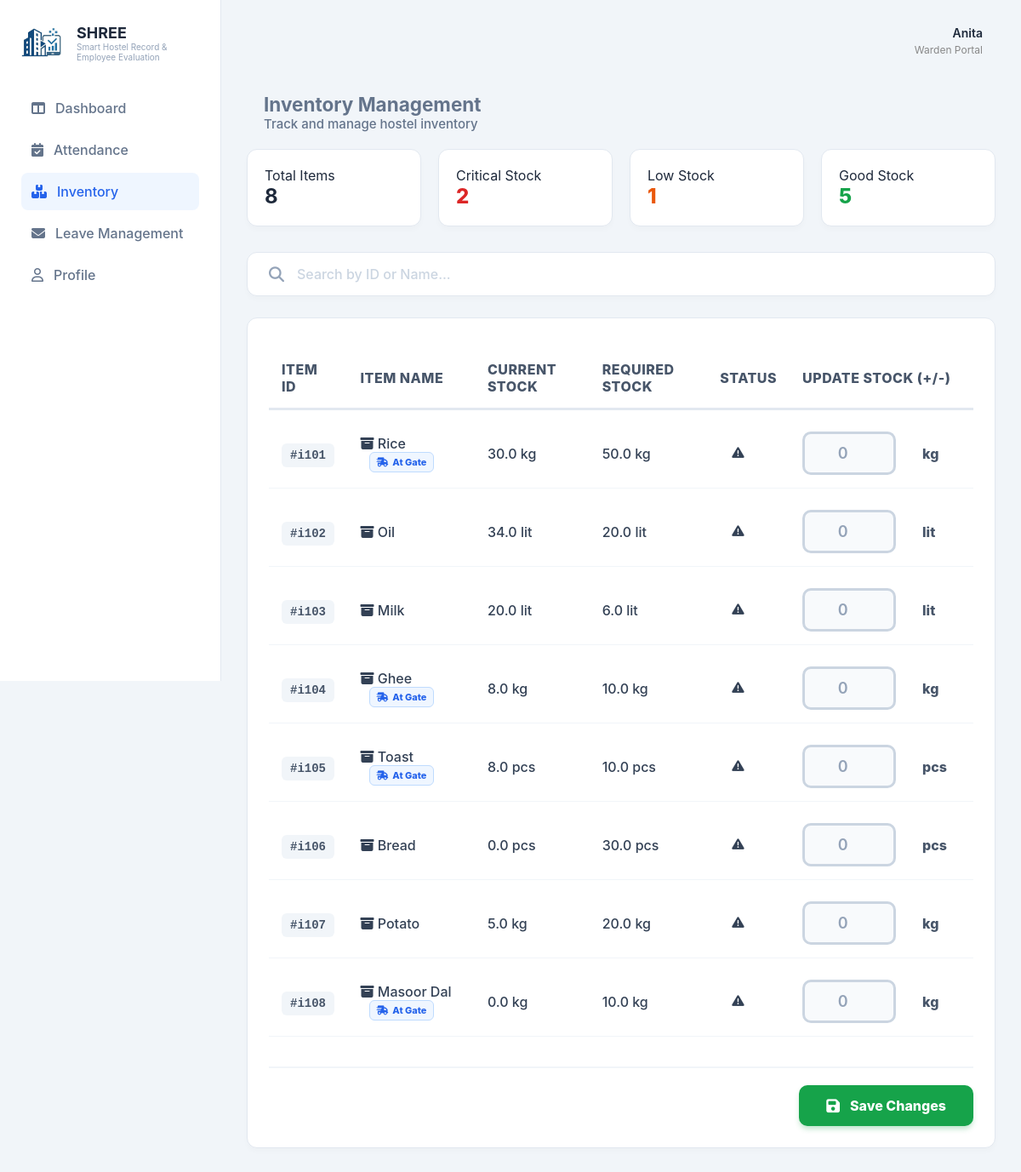
The app's page /accounts/warden/inventory/ (signed in) with its own data.
### accounts/models.py (models this page shows)
class Warden(models.Model):
    ...
    phone_number = models.CharField(
        max_length=10,
        validators=[phone_validator],
        blank=True,
        null=True
    )

class Inventory(models.Model):
    item_id = models.CharField(max_length=20, unique=True)
    item_name = models.CharField(max_length=100)
    current_stock = models.FloatField(default=0.0)
    required_stock = models.FloatField(default=0.0)
    unit = models.CharField(max_length=10, default='kg')
    is_delivered = models.BooleanField(default=False)

### accounts/views.py (the view)
# urls.py: path('warden/inventory/', views.inventory_view, name='inventory'),
@login_required
def inventory_view(request):
    try:
        warden = Warden.objects.get(user=request.user)
    except Warden.DoesNotExist:
        warden = None
    search_query = request.GET.get('search', '')
    if search_query:
        items = Inventory.objects.filter(item_name__icontains=search_query) | Inventory.objects.filter(item_id__icontains=search_query)
    else:
        items = Inventory.objects.all()
    total_items = items.count()
    critical_count = sum(1 for i in items if i.current_stock < (i.required_stock * 0.2))
    low_count = sum(1 for i in items if i.current_stock < (i.required_stock * 0.5) and i.current_stock >= (i.required_stock * 0.2))
    good_count = total_items - critical_count - low_count
    context = {
        'items': items,
        'warden': warden,
        'total_items': total_items,
        'critical_count': critical_count,
        'low_count': low_count,
        'good_count': good_count,
        'search_query': search_query
    }
    return render(request, 'Shree1/warden_inventory.html', context)

### templates/Shree1/warden_inventory.html (shortened to what this page needs)
{% load static %}
<!doctype html>
<html lang="en">
  <head>
    <link
      rel="stylesheet"
      href="{% static 'Shree1/css/dashboardWarden.css' %}"
    />
    <link
      rel="stylesheet"
      href="{% static 'Shree1/css/warden_inventory.css' %}"
    />
    <link
      rel="stylesheet"
      href="https://cdnjs.cloudflare.com/ajax/libs/font-awesome/6.4.0/css/all.min.css"
    />
  </head>
  <body>
    <div class="container">
      <aside class="sidebar">
        <div class="logo-section">
          <img
            src="{% static 'Shree1/images/logo_img.jpeg' %}"
            alt="SHREE Logo"
            class="nav-logo-file"
            style="
              width: 50px;
              height: 50px;
              border-radius: 8px;
              object-fit: contain;
            "
          />
          <div>
            <h2 class="logo-name">SHREE</h2>
            <p style="font-size: 10px; color: #94a3b8">
              Smart Hostel Record & Employee Evaluation
            </p>
          </div>
        </div>
        <nav class="nav-menu">
          <a
            href="{% url 'warden_dashboard' %}"
            class="nav-item {% if request.resolver_match.url_name == 'warden_dashboard' %}active{% endif %}"
          >
            <i class="fa-solid fa-table-columns nav-icon"></i>
            <span>Dashboard</span>
          </a>
          <a
            href="{% url 'attendance' %}"
            class="nav-item {% if request.resolver_match.url_name == 'attendance' %}active{% endif %}"
          >
            <i class="fa-solid fa-calendar-check nav-icon"></i>
            <span>Attendance</span>
          </a>
          <a
            href="{% url 'inventory' %}"
            class="nav-item {% if request.resolver_match.url_name == 'inventory' %}active{% endif %}"
          >
            <i class="fa-solid fa-boxes-stacked nav-icon"></i>
            <span>Inventory</span>
          </a>
          <a
            href="{% url 'warden_leave' %}"
            class="nav-item {% if request.resolver_match.url_name == 'warden_leave' %}active{% endif %}"
          >
            <i class="fa-solid fa-envelope nav-icon"></i>
            <span>Leave Management</span>
          </a>
          <a
            href="{% url 'warden_profile' %}"
            class="nav-item {% if request.resolver_match.url_name == 'warden_profile' %}active{% endif %}"
          >
            <i class="fa-regular fa-user nav-icon"></i>
            <span>Profile</span>
          </a>
        </nav>
      </aside>
      <main class="main-content">
        <header class="top-header">
          <div class="user-info">
            <span class="user-name">{{ warden.name|default:"Warden" }}</span>
            <span class="user-role">Warden Portal</span>
          </div>
        </header>
        <section class="inventory-header">
          <div>
            <h1>Inventory Management</h1>
            <p>Track and manage hostel inventory</p>
          </div>
        </section>
        <div class="inventory-stats">
          <div class="stat-box">
            <span>Total Items</span>
            <h2>{{ total_items|default:"0" }}</h2>
          </div>
          <div class="stat-box critical">
            <span>Critical Stock</span>
            <h2 class="red-text">{{ critical_count|default:"0" }}</h2>
          </div>
          <div class="stat-box low">
            <span>Low Stock</span>
            <h2 class="orange-text">{{ low_count|default:"0" }}</h2>
          </div>
          <div class="stat-box good">
            <span>Good Stock</span>
            <h2 class="green-text">{{ good_count|default:"0" }}</h2>
          </div>
        </div>
        <form
          method="GET"
          action="{% url 'inventory' %}"
          class="search-container"
        >
          <i class="fa-solid fa-magnifying-glass search-icon"></i>
          <input
            type="text"
            name="search"
            class="search-input"
            placeholder="Search by ID or Name..."
            value="{{ search_query }}"
          />
        </form>
        <form method="POST" action="{% url 'update_inventory_stock' %}">
          <div class="inventory-card">
            <table class="inventory-table">
              <thead>
                <tr>
                  <th>Item ID</th>
                  <th>Item Name</th>
                  <th>Current Stock</th>
                  <th>Required Stock</th>
                  <th>Status</th>
                  <th>Update Stock (+/-)</th>
                </tr>
              </thead>
              <tbody>
                {% for item in items %}
                <tr>
                  <td><span class="id-text">#{{ item.item_id }}</span></td>
                  <td>
                    <i class="fa-solid fa-box-archive"></i> {{ item.item_name }}
                    {% if item.is_delivered %}
                    <span
                      class="delivery-alert-tag"
                      title="Supplier marked as delivered"
                    >
                      <i class="fa-solid fa-truck-fast"></i> At Gate
                    </span>
                    {% endif %}
                  </td>
                  <td
                    class="stock-val {% if item.get_status == 'Critical' %}red-text{% elif item.get_status == 'Low' %}orange-text{% endif %}"
                  >
                    {{ item.current_stock }} {{ item.unit }}
                  </td>
                  <td>{{ item.required_stock }} {{ item.unit }}</td>
                  <td>
                    <span class="status-tag {{ item.get_status|lower }}">
                      <i
                        class="fa-solid {% if item.get_status == 'Good' %}fa-check{% else %}fa-triangle-exclamation{% endif %}"
                      ></i>
                    </span>
                  </td>
                  <td>
                    <div class="action-group">
                      <input
                        type="number"
                        name="qty_{{ item.item_id }}"
                        class="qty-input"
                        placeholder="0"
                        step="0.1"
                      />
                      <span
                        class="unit-select"
                        style="
                          border: none;
                          background: transparent;
                          font-weight: 800;
                        "
                      >
                        {{ item.unit }}
                      </span>
                    </div>
                  </td>
                </tr>
                {% endfor %}
              </tbody>
            </table>
            <div class="table-footer">
              <button type="submit" class="save-btn">
                <i class="fa-solid fa-floppy-disk"></i> Save Changes
              </button>
            </div>
          </div>
        </form>
      </main>
    </div>
  </body>
</html>

### static/Shree1/css/dashboardWarden.css (style rules this page uses)
:root { --primary-blue: #2563eb; --success-green: #10b981; --danger-red: #ef4444; --bg-light: #f1f5f9; }
* { margin: 0; padding: 0; box-sizing: border-box; font-family: 'Inter', sans-serif; }
body { background: var(--bg-light); color: #1e293b; }
.container { display: flex; min-height: 100vh; }
.sidebar { width: 260px; background: white; padding: 25px; border-right: 1px solid #e2e8f0; position: fixed; height: 100vh; }
.logo-section { margin-bottom: 40px; display: flex; align-items: center; gap: 10px; }
.logo-name { font-size: 18px; color: #1e293b; }
.nav-item { display: flex; align-items: center; gap: 12px; padding: 12px; color: #64748b; text-decoration: none; border-radius: 8px; margin-bottom: 5px; font-weight: 500; }
.nav-item.active, .nav-item:hover { background: #eff6ff; color: var(--primary-blue); }
.main-content { flex: 1; margin-left: 260px; padding: 30px; }
.top-header { display: flex; justify-content: flex-end; align-items: center; margin-bottom: 30px; }
.user-info { text-align: right; margin-right: 15px; }
.user-name { display: block; font-weight: 600; font-size: 14px; }
.user-role { font-size: 12px; color: #888; }
.nav-logo-file { width: 50px !important; height: 50px !important; border-radius: 8px; object-fit: cover; }
.logo-section { display: flex; align-items: center; gap: 15px; margin-bottom: 30px; }

### records on screen
Warden: name "Anita"
Inventory: item_id "i101", item_name "Rice", is_delivered True (drawn), current_stock "30.0", unit "kg", required_stock "50.0"
Inventory: item_id "i102", item_name "Oil", current_stock "34.0", unit "lit", required_stock "20.0"
Inventory: item_id "i103", item_name "Milk", current_stock "20.0", unit "lit", required_stock "6.0"
Inventory: item_id "i104", item_name "Ghee", is_delivered True (drawn), current_stock "8.0", unit "kg", required_stock "10.0"
Inventory: item_id "i105", item_name "Toast", is_delivered True (drawn), current_stock "8.0", unit "pcs", required_stock "10.0"
Inventory: item_id "i106", item_name "Bread", current_stock "0.0", unit "pcs", required_stock "30.0"
Inventory: item_id "i107", item_name "Potato", current_stock "5.0", unit "kg", required_stock "20.0"
Inventory: item_id "i108", item_name "Masoor Dal", is_delivered True (drawn), current_stock "0.0", unit "kg", required_stock "10.0"

### other values on screen
{{ total_items|default:"0" }} "8"
{{ critical_count|default:"0" }} "2"
{{ low_count|default:"0" }} "1"
{{ good_count|default:"0" }} "5"
